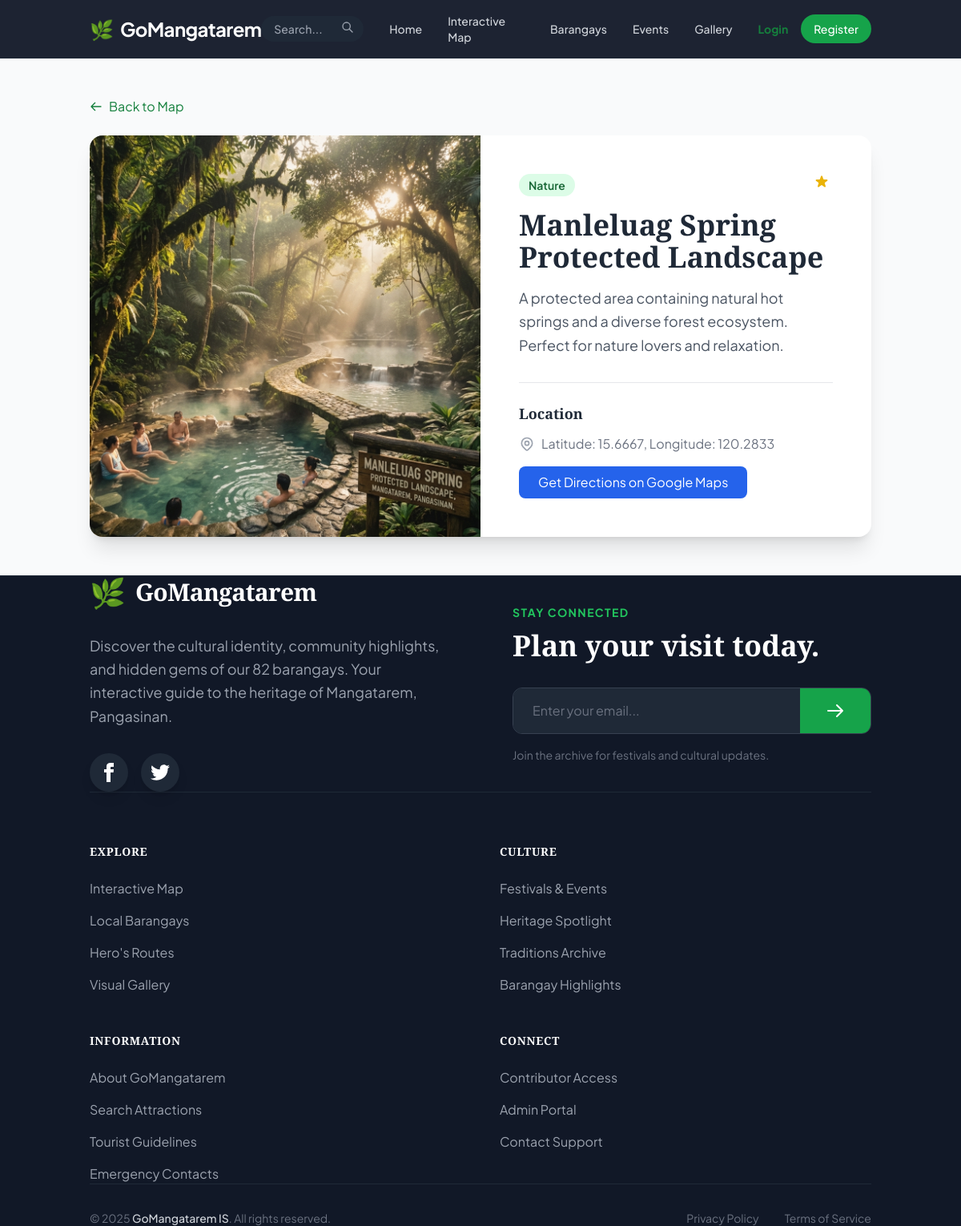
/attraction/1, run on the app's committed database.
### models.py (models this page shows)
class Attraction(db.Model):
    id = db.Column(db.Integer, primary_key=True)
    name = db.Column(db.String(100), nullable=False, index=True)
    description = db.Column(db.Text, nullable=False)
    category = db.Column(db.String(50), nullable=False, index=True) # Nature, Historical, Religious, etc.
    barangay = db.Column(db.String(100), nullable=True, index=True)
    lat = db.Column(db.Float, nullable=False)
    lng = db.Column(db.Float, nullable=False)
    image_url = db.Column(db.String(200), nullable=True)
    status = db.Column(db.String(20), default='pending', index=True) # 'pending', 'approved'
    user_id = db.Column(db.Integer, db.ForeignKey('user.id'), nullable=True, index=True)
    created_at = db.Column(db.DateTime, default=datetime.utcnow, index=True)

### routes/public.py (the view)
@public_bp.route('/attraction/<int:id>')
def attraction_detail(id):
    print(f"[PROGRESSIVE LOG] [public] > attraction_detail > ENTRY: id={id}")
    logger.info(f"Attraction detail page accessed for ID {id}")
    print(f"[PROGRESSIVE LOG] [public] > attraction_detail > QUERY: Fetching attraction ID {id}")
    attraction = Attraction.query.get_or_404(id)
    record_view('attraction', item_id=id)
    print(f"[PROGRESSIVE LOG] [public] > attraction_detail > SUCCESS: Displaying attraction '{attraction.name}'")
    logger.info(f"Showing attraction '{attraction.name}' (ID: {id})")
    print(f"[PROGRESSIVE LOG] [public] > attraction_detail > RENDER: Rendering detail.html")
    return render_template('public/detail.html', attraction=attraction)

### flask_app.py (called while the page is built)
@app.context_processor
def inject_config():
    return dict(config=app.config)

### routes/public.py (called while the page is built)
def record_view(view_type, item_id=None, page_name=None):
    try:
        user_id = current_user.id if current_user.is_authenticated else None
        view = PageView(
            view_type=view_type,
            item_id=item_id,
            page_name=page_name,
            user_id=user_id,
            timestamp=datetime.utcnow()
        )
        db.session.add(view)
        db.session.commit()
    except Exception as e:
        print(f"[PROGRESSIVE LOG] [public] > record_view > ERROR: {e}")
        db.session.rollback()

### templates/public/detail.html (shortened to what this page needs)
{% extends 'base.html' %}
{% block content %}
<div class="container mx-auto px-6 py-12">
    <a href="{{ url_for('public.map_view') }}" class="inline-flex items-center text-green-700 hover:underline mb-6">
        <svg class="w-4 h-4 mr-2" fill="none" stroke="currentColor" viewBox="0 0 24 24">
            <path stroke-linecap="round" stroke-linejoin="round" stroke-width="2" d="M10 19l-7-7m0 0l7-7m-7 7h18">
            </path>
        </svg>
        Back to Map
    </a>
    <div class="bg-white rounded-2xl shadow-xl overflow-hidden">
        <div class="md:flex">
            <div class="md:w-1/2 h-64 md:h-auto relative">
                <img src="{{ attraction.image_url }}" alt="{{ attraction.name }}"
                    class="w-full h-full object-cover absolute inset-0">
            </div>
            <div class="md:w-1/2 p-8 md:p-12">
                <div class="flex justify-between items-start mb-4">
                    <span class="bg-green-100 text-green-800 text-sm font-semibold px-3 py-1 rounded-full">{{
                        attraction.category }}</span>
                    <span class="flex items-center text-yellow-500 font-bold">
                    </span>
                </div>
                <h1 class="text-3xl md:text-4xl font-bold text-gray-800 mb-4">{{ attraction.name }}</h1>
                <p class="text-gray-600 text-lg leading-relaxed mb-8">
                    {{ attraction.description }}
                </p>
                <div class="border-t pt-6">
                    <h3 class="text-lg font-semibold mb-3">Location</h3>
                    <p class="text-gray-500 mb-4 flex items-center">
                        Latitude: {{ attraction.lat }}, Longitude: {{ attraction.lng }}
                    </p>
                    <a href="https://www.google.com/maps/search/?api=1&query={{ attraction.lat }},{{ attraction.lng }}"
                        target="_blank"
                        class="inline-block bg-blue-600 text-white px-6 py-2 rounded-lg hover:bg-blue-700 transition">
                        Get Directions on Google Maps
                    </a>
                </div>
            </div>
        </div>
    </div>
</div>
{% endblock %}

### static/css/style.css (style rules this page uses)
:root { --font-heading: 'Playfair Display', serif; --font-body: 'Plus Jakarta Sans', system-ui, sans-serif; --font-accent: 'Lora', serif; }
html { overflow-x: hidden; scroll-behavior: smooth; font-family: var(--font-body); }
body { overflow-x: hidden; width: 100%; max-width: 100vw; font-family: var(--font-body); }
h1, h2, h3, h4, h5, h6, .font-heading { font-family: var(--font-heading); }

### data on the page
Attraction: image_url (picture), category "Nature", name "Manleluag Spring Protected Landscape", description "A protected area containing natural hot springs and a diverse forest ecosystem. Perfect for nature lovers and relaxation.", lat "15.6667", lng "120.2833"
